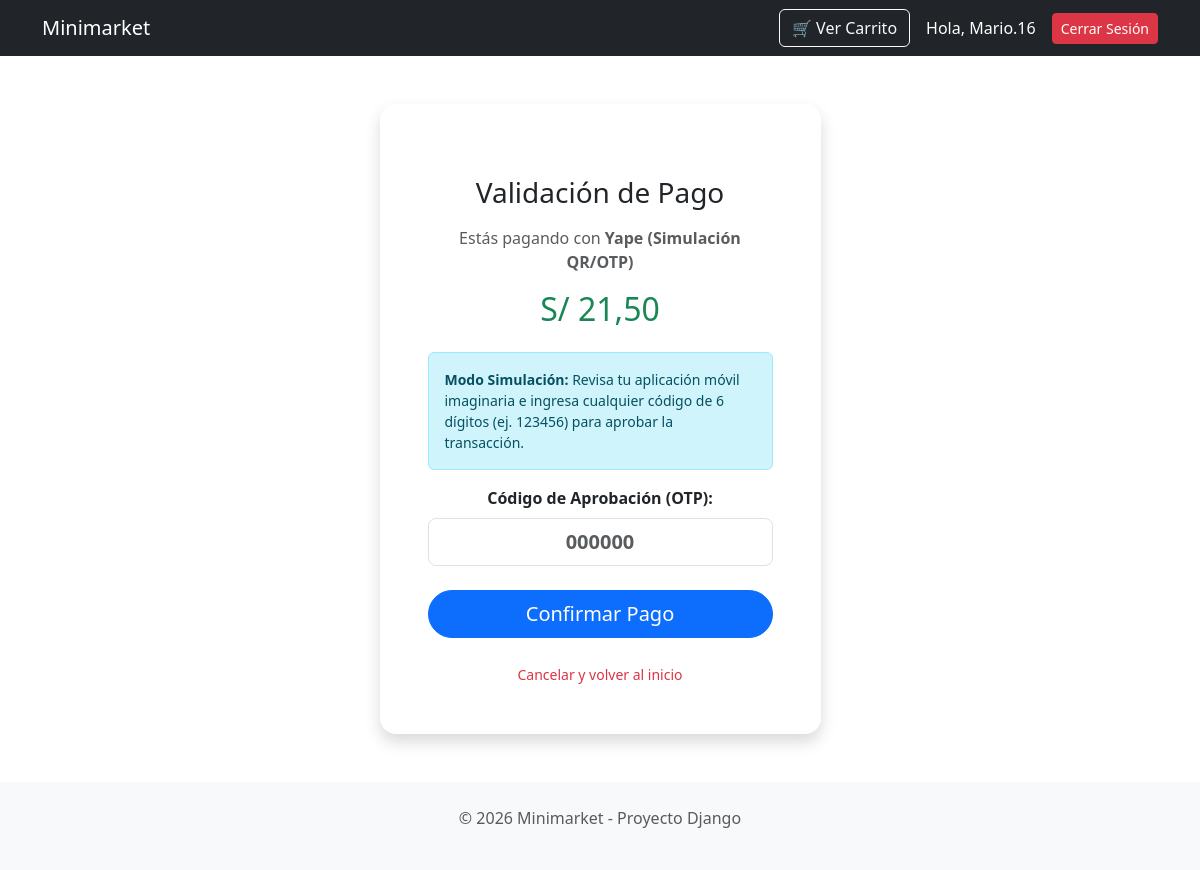
The app's page /pedidos/billetera/16/ (signed in) with its own data.
### apps/pedidos/models.py (models this page shows, shortened)
class Pago(models.Model):
    OPCIONES_METODO = [
        ('Pago en Línea Segura', (
            ('STRIPE_CARD', 'Tarjeta de Crédito / Débito (Stripe)'),
            ('STRIPE_WALLET', 'Google Pay / Apple Pay / Link (Stripe)'),
        )),
        ('Billeteras Digitales (Simulación)', (
            ('LOCAL_YAPE', 'Yape (Simulación QR/OTP)'), # <-- SEPARADOS
            ('LOCAL_PLIN', 'Plin (Simulación QR/OTP)'),
        )),
        ('Pago Contra Entrega (Físico)', (
            ('CONTRA_EFECTIVO', 'Pago en Efectivo'),
            ('CONTRA_TARJETA', 'Pago con Tarjeta (POS)'),
            ('CONTRA_BILLETERA', 'Pago con Yape/Plin (QR)'),
        )),
    ]
    pedido = models.ForeignKey(Pedido, on_delete=models.CASCADE, related_name='pagos')
    metodo_pago = models.CharField(max_length=50, choices=OPCIONES_METODO)
    monto_pago = models.DecimalField(max_digits=10, decimal_places=2)
    estado_pago = models.CharField(max_length=20, default='PENDIENTE')
    referencia_transaccion = models.CharField(max_length=100, blank=True, null=True)
    def get_metodo_pago_display_name(self):
        for grupo, opciones in self.OPCIONES_METODO:
            for clave, valor in opciones:
                if self.metodo_pago == clave:
                    return valor
        return self.metodo_pago

### apps/pedidos/views.py (the view, shortened to what this page needs)
# urls.py: path('billetera/<int:pedido_id>/', views.simular_billetera, name='simular_billetera'),
@login_required
def simular_billetera(request, pedido_id):
    pedido = get_object_or_404(Pedido, id=pedido_id, cliente=request.user)
    pago = pedido.pagos.first()
    return render(request, 'pedidos/billetera.html', {'pedido': pedido, 'pago': pago})

### apps/pedidos/templates/pedidos/billetera.html (shortened to what this page needs)
{% extends "catalogo/base.html" %}
{% load static %}
{% block content %}
<div class="container mt-5">
    <div class="row justify-content-center">
        <div class="col-md-5">
            <div class="card shadow border-0 rounded-4">
                <div class="card-body p-5 text-center">
                    <h3 class="mb-3">Validación de Pago</h3>
                    <p class="text-muted">Estás pagando con <strong>{{ pago.get_metodo_pago_display_name }}</strong></p>
                    <h2 class="text-success mb-4">S/ {{ pago.monto_pago|floatformat:2 }}</h2>
                    <div class="alert alert-info small text-start">
                         <strong>Modo Simulación:</strong> Revisa tu aplicación móvil imaginaria e ingresa cualquier código de 6 dígitos (ej. 123456) para aprobar la transacción.
                    </div>
                    <form method="POST">
                        <div class="mb-4">
                            <label class="form-label fw-bold">Código de Aprobación (OTP):</label>
                            <input type="text" name="codigo_otp" class="form-control form-control-lg text-center fw-bold tracking-widest"
                                   maxlength="6" placeholder="000000" required autofocus>
                        </div>
                        <button type="submit" class="btn btn-primary w-100 btn-lg rounded-pill">
                             Confirmar Pago
                        </button>
                    </form>
                    <div class="mt-4">
                        <a href="{% url 'catalogo:lista_productos' %}" class="text-decoration-none text-danger small">
                            Cancelar y volver al inicio
                        </a>
                    </div>
                </div>
            </div>
        </div>
    </div>
</div>
{% endblock %}

### apps/catalogo/templates/catalogo/base.html (shortened to what this page needs)
<!DOCTYPE html>
<html lang="es">
<head>
    <link href="https://cdn.jsdelivr.net/npm/bootstrap@5.3.0/dist/css/bootstrap.min.css" rel="stylesheet">
</head>
<body>
    <nav class="navbar navbar-expand-lg navbar-dark bg-dark mb-4">
        <div class="container d-flex justify-content-between align-items-center">
            <a class="navbar-brand" href="{% url 'catalogo:lista_productos' %}">Minimarket</a>
            <div class="d-flex align-items-center gap-3">
                <a href="{% url 'pedidos:ver_carrito' %}" class="btn btn-outline-light">🛒 Ver Carrito</a>
                {% if user.is_authenticated %}
                    <a href="{% url 'usuarios:perfil' %}" class="text-white text-decoration-none">Hola, {{ user.username }}</a>
                    <form method="post" action="{% url 'usuarios:logout' %}" class="d-inline">
                        <button type="submit" class="btn btn-sm btn-danger">Cerrar Sesión</button>
                    </form>
                {% else %}
                    <a href="{% url 'usuarios:login' %}" class="btn btn-sm btn-light">Iniciar Sesión</a>
                    <a href="{% url 'usuarios:registro' %}" class="btn btn-sm btn-primary">Registrarse</a>
                {% endif %}
            </div>
        </div>
    </nav>
    <div class="container">
        {% block content %}
        {% endblock %}
    </div>
    <footer class="py-4 bg-light mt-5">
        <div class="container text-center">
            <p class="text-muted">&copy; 2026 Minimarket - Proyecto Django</p>
        </div>
    </footer>
</body>
</html>

### records on screen
Pago: get_metodo_pago_display_name "Yape (Simulación QR/OTP)", monto_pago "21,50"

### other values on screen
{{ user.username }} "Mario.16"
